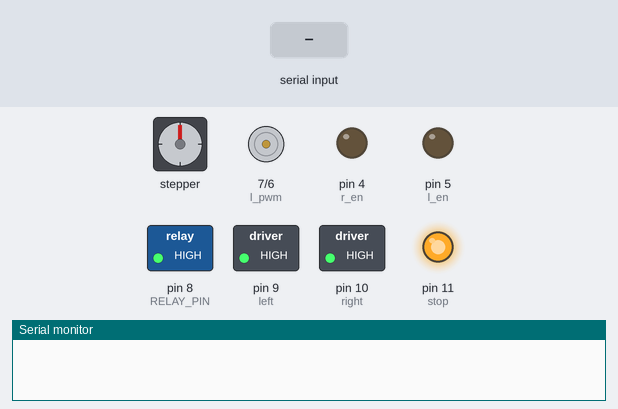
The sketch below on a simulated Arduino Uno, built with avr-gcc and run on an emulated ATmega328P. On the bench: stepper motor, motor-driver pin pairs drawn as motors (green arrow = first pin HIGH = forward, orange = second pin HIGH = backward, longer = more drive), switched loads named in the sketch (green lamp = pin HIGH), output pins drawn as LEDs (lit = HIGH), the last lines printed to the serial monitor. Wiring (inferred from the names in the program): stepper motor driver (200 steps per turn assumed): step pin 3; direction pin 2. The inputs (shaded band) are chosen by the test bench.

Above: at 1.2 s.
1.3 s: "90|45|200#" received over Serial
At 1.9 s:
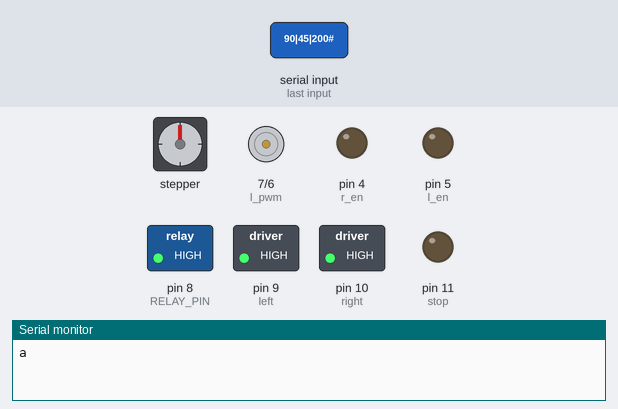
2.8 s: "5#" received over Serial
At 5.1 s:
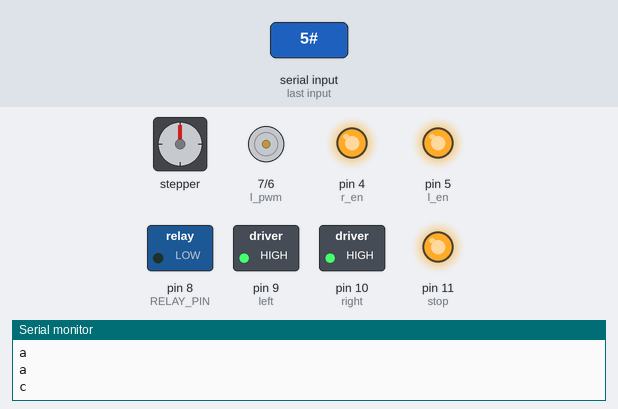
5.4 s: "30|150|10#" received over Serial
At 6.3 s:
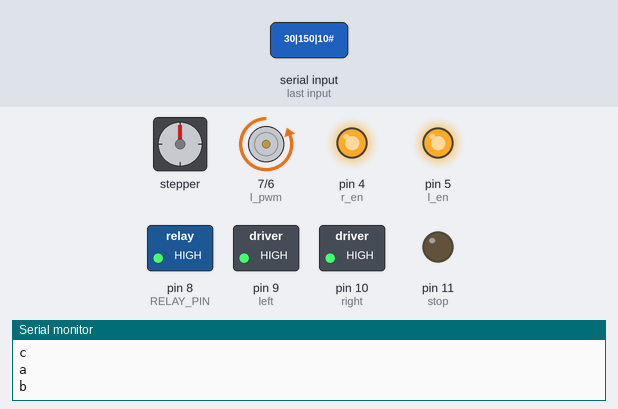
Timing chart, 0 to 11.9 s (numbered marks = the images above; inputs shaded):
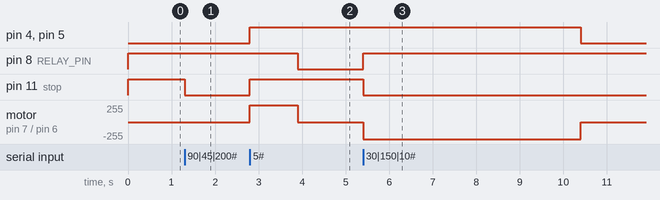

Measured:
- after the input at 1.3 s, pin 11 (stop): HIGH → LOW at once
- after the input at 2.8 s, pin 4 (r_en), pin 5 (l_en), pin 11 (stop): LOW → HIGH at once; pin 8 (RELAY_PIN): HIGH → LOW after 1.1 s; motor on pin 7 (l_pwm) / pin 6 (r_pwm): stopped → forward 255/255 at once, → stopped 1.1 s later
- after the input at 5.4 s, pin 4 (r_en), pin 5 (l_en): HIGH → LOW after 5.0 s; pin 8 (RELAY_PIN): LOW → HIGH at once; pin 11 (stop): HIGH → LOW at once; motor on pin 7 (l_pwm) / pin 6 (r_pwm): stopped → backward 255/255 at once, → stopped 5.0 s later

The sketch:

last_code.ino
```cpp
const int RELAY_PIN=8;
const int STEP_PIN=3;   // STEP pininin Arduino'daki numarası
const int DIR_PIN=2;    // DIR pininin Arduino'daki numarası
const int left = 9;
const int right = 10;

int r_en = 4;
int l_en = 5;
int r_pwm = 6;
int l_pwm = 7;
// const int relayPin = 8;
int stop = 11;

const unsigned long HALF_OPEN_DURATION = 1100;
const unsigned long FULL_OPEN_DURATION = 5000;


String control_package;

char Cpackage[10];

char *bit1,*bit2,*bit3;

int i1=0,i2=1,i3=0;

double cTime,pTime;

void setup() {
  Serial.begin(115200);
  pinMode(STEP_PIN, OUTPUT);
  pinMode(DIR_PIN, OUTPUT);
  pinMode(RELAY_PIN, OUTPUT);
  pinMode(r_en, OUTPUT);
  pinMode(l_en, OUTPUT);
  pinMode(r_pwm, OUTPUT);
  pinMode(l_pwm, OUTPUT);
  pinMode(stop, OUTPUT);
  pinMode(left, OUTPUT);
  pinMode(right, OUTPUT);
  digitalWrite(RELAY_PIN,HIGH);
  digitalWrite(left, HIGH);
  digitalWrite(right, HIGH);
  digitalWrite(stop, HIGH);
}

int total_steering_l=0;

int total_steering_r=0;

double currrent_signal_timer=0;


void loop() {
    while (Serial.available()) {
        control_package=Serial.readStringUntil('#');

        control_package.toCharArray(Cpackage,6);

        bit1=strtok(Cpackage,"|");
        bit2=strtok(NULL,"|");
        bit3=strtok(NULL,"#");

        i1=atoi(bit1);
        i2=atoi(bit2);
        i3=atoi(bit3);

        int relay_pos=digitalRead(RELAY_PIN);


        digitalWrite(stop,!i2);

        Serial.println("a");
        if (i2 && !relay_pos) {

          Serial.println("b");
          digitalWrite(stop,LOW);

        digitalWrite(RELAY_PIN,HIGH);

            digitalWrite(r_en, HIGH);
  digitalWrite(l_en, HIGH);

  // Geri hareket ettir (kapat)
  digitalWrite(r_pwm, 255);
  digitalWrite(l_pwm, 0); // Maksimum hızda geri
//  digitalWrite(relayPin, LOW);
  // Tam kapanması için bekle
  delay(FULL_OPEN_DURATION);

  // Motorları durdur
  digitalWrite(r_pwm, 0);
  digitalWrite(l_pwm, 0);
  //delay(100);

  // Motorları devre dışı bırak
  digitalWrite(r_en, LOW);
  digitalWrite(l_en, LOW);


        } else if (!i2 && relay_pos) {
          Serial.println("c");
          digitalWrite(stop,HIGH);

            digitalWrite(r_en, HIGH);
  digitalWrite(l_en, HIGH);

  // İleri hareket ettir (yarı açık)
  digitalWrite(r_pwm, 0); // Maksimum hızda ileri
  digitalWrite(l_pwm, 255);
 // digitalWrite(relayPin, HIGH);
  // Yarı açık konuma gelmesi için bekle
  delay(HALF_OPEN_DURATION);

  // Motorları durdur
  digitalWrite(r_pwm, 0);
  digitalWrite(l_pwm, 0);

        digitalWrite(RELAY_PIN,LOW);
        }
        //digitalWrite(DIR_PIN,i1);
    }
	//sol
	if (i3 && total_steering_l<30 && !i1){

    if ((i3-total_steering_l)<0) {
      digitalWrite(DIR_PIN,1);


    for (int i=0; i<5 ; i++) {

      digitalWrite(STEP_PIN,HIGH);
      delayMicroseconds(2000);
      digitalWrite(STEP_PIN,LOW);
      delayMicroseconds(2000);

    }
      total_steering_l--;
      total_steering_r++;

    } else if (i3-total_steering_l>0){

      digitalWrite(DIR_PIN,0);

		for (int i=0; i<5 ; i++) {

      digitalWrite(STEP_PIN,HIGH);
      delayMicroseconds(2000);
      digitalWrite(STEP_PIN,LOW);
      delayMicroseconds(2000);

		}
    total_steering_l++;
		total_steering_r--;
   }
	}
  else if (i3 && total_steering_r<30 && i1){

if (i3-total_steering_r>0){

      digitalWrite(DIR_PIN,1);

    for (int i=0; i<5 ; i++) {

      digitalWrite(STEP_PIN,HIGH);
      delayMicroseconds(2000);
      digitalWrite(STEP_PIN,LOW);
      delayMicroseconds(2000);

    }
    total_steering_l--;
    total_steering_r++;


   }

if (i3-total_steering_r<0){

      digitalWrite(DIR_PIN,0);

    for (int i=0; i<5 ; i++) {

      digitalWrite(STEP_PIN,HIGH);
      delayMicroseconds(2000);
      digitalWrite(STEP_PIN,LOW);
      delayMicroseconds(2000);

    }
      total_steering_l++;
      total_steering_r--;

    }
  }

   if (total_steering_r>20 && millis()%1000<500) {

      digitalWrite(left, LOW);
      digitalWrite(right, HIGH);
   }

   else if (total_steering_l>20 && millis()%1000<500) {

      digitalWrite(left, HIGH);
      digitalWrite(right, LOW);
   } else {
      digitalWrite(left, HIGH);
      digitalWrite(right, HIGH);

   }

    
   }
```
